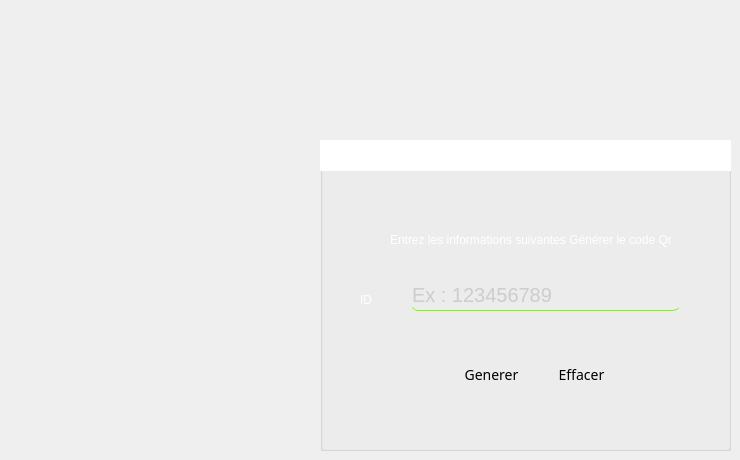
     <widget class="QWidget" name="tab_16">
      <attribute name="title">
       <string>Qr code</string>
      </attribute>
      <widget class="QWidget" name="widget_36" native="true">
       <property name="geometry">
        <rect>
         <x>430</x>
         <y>-30</y>
         <width>91</width>
         <height>31</height>
        </rect>
       </property>
       <property name="styleSheet">
        <string notr="true">background-image: url(:/img/1920x1080-yellow-orange-solid-color-background.jpg);</string>
       </property>
      </widget>
      <widget class="QGroupBox" name="groupBox_15">
       <property name="geometry">
        <rect>
         <x>320</x>
         <y>150</y>
         <width>411</width>
         <height>301</height>
        </rect>
       </property>
       <property name="styleSheet">
        <string notr="true"> text-color: rgb(0, 0, 0);
background-image: url(:/img/360_F_69019892_B4lc0tM8Q6JXI42OvK2szAowVUr7qZJs.jpg);
font: 900 12pt &quot;Segoe UI Black&quot;;
 
background-color: rgb(152, 127, 236);
color: rgb(0, 0, 0);
 text-color: rgb(0, 0, 0);
background-image: url(:/img/360_F_69019892_B4lc0tM8Q6JXI42OvK2szAowVUr7qZJs.jpg);
font: 900 12pt &quot;Segoe UI Black&quot;;
 
background-color: rgb(152, 127, 236);
color: rgb(0, 0, 0);
background:transparent;
 </string>
       </property>
       <property name="title">
        <string/>
       </property>
       <widget class="QPushButton" name="pushButton_23">
        <property name="geometry">
         <rect>
          <x>220</x>
          <y>210</y>
          <width>83</width>
          <height>29</height>
         </rect>
        </property>
        <property name="styleSheet">
         <string notr="true"> 
*{
 font-family:century gothic;
   font-size:14px;
}

QFrame
{
 	 
}
QPushButton
{

	
	background-image: url(:/img/360_F_261490536_nJ5LSRAVZA0CK9Nvt2E1fXJVUfpiqvhT.jpg);
}
QPushButton
{
 border-radius:8px;
}
QPushButton:hover
{
color:rgb(255,255,255);
 
border-radius:10px;
background:#3CB043;
}</string>
        </property>
        <property name="text">
         <string>Effacer</string>
        </property>
       </widget>
       <widget class="QPushButton" name="generate_clicked">
        <property name="geometry">
         <rect>
          <x>130</x>
          <y>210</y>
          <width>83</width>
          <height>29</height>
         </rect>
        </property>
        <property name="styleSheet">
         <string notr="true"> 
*{
 font-family:century gothic;
   font-size:14px;
}

QFrame
{
 	 
}
QPushButton
{

	
	background-image: url(:/img/360_F_261490536_nJ5LSRAVZA0CK9Nvt2E1fXJVUfpiqvhT.jpg);
}
QPushButton
{
 border-radius:8px;
}
QPushButton:hover
{
color:rgb(255,255,255);
 
border-radius:10px;
background:#3CB043;
}</string>
        </property>
        <property name="text">
         <string>Generer</string>
        </property>
       </widget>
       <widget class="QLabel" name="label_38">
        <property name="geometry">
         <rect>
          <x>40</x>
          <y>140</y>
          <width>41</width>
          <height>20</height>
         </rect>
        </property>
        <property name="styleSheet">
         <string notr="true">font: 500 9pt &quot;Segoe UI&quot;;
color: rgb(255, 255, 255);</string>
        </property>
        <property name="text">
         <string>ID</string>
        </property>
       </widget>
       <widget class="QLabel" name="label_39">
        <property name="geometry">
         <rect>
          <x>70</x>
          <y>80</y>
          <width>291</width>
          <height>20</height>
         </rect>
        </property>
        <property name="styleSheet">
         <string notr="true"> 
color: rgb(255, 255, 255);
font: 9pt &quot;Segoe UI&quot;;</string>
        </property>
        <property name="text">
         <string>Entrez les informations suivantes Générer le code Qr</string>
        </property>
       </widget>
       <widget class="QLineEdit" name="id_gen_edit">
        <property name="geometry">
         <rect>
          <x>90</x>
          <y>130</y>
          <width>271</width>
          <height>31</height>
         </rect>
        </property>
        <property name="styleSheet">
         <string notr="true">background-color: rgb(255, 255, 255);
color: rgb(173, 173, 173);
 
font: italic 9pt &quot;Segoe UI&quot;;
background-color: rgb(255, 255, 255);
background-image:url(c:/Users/Mahmoud/Desktop/background.png);
background:transparent;
border:none;
border-bottom:1px solid #7CFC00;
font-size:20px;
 
border-radius:8px;
</string>
        </property>
        <property name="text">
         <string/>
        </property>
        <property name="placeholderText">
         <string>Ex : 123456789</string>
        </property>
       </widget>
      </widget>
      <widget class="QPlainTextEdit" name="plainTextEdit_22">
       <property name="geometry">
        <rect>
         <x>320</x>
         <y>140</y>
         <width>411</width>
         <height>31</height>
        </rect>
       </property>
       <property name="styleSheet">
        <string notr="true">font: 700 15pt &quot;8514oem&quot;;
color: rgb(255, 255, 255);
background-image: url(:/img/download.png);
border-radius:8px;
</string>
       </property>
       <property name="plainText">
        <string>  Qr code generator</string>
       </property>
      </widget>
     </widget>
